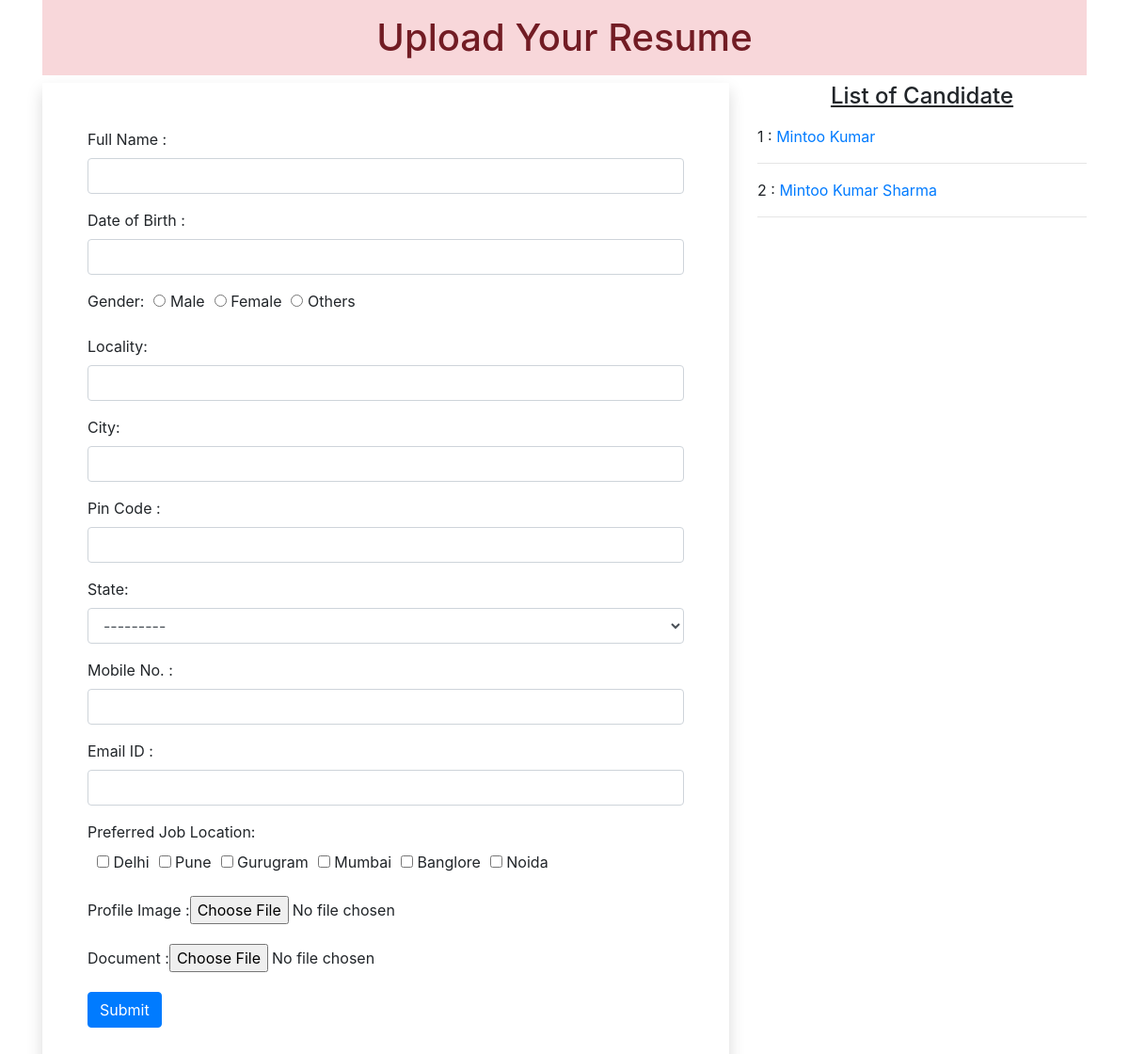
The page / on the database its author committed.
### myapp/models.py (models this page shows)
class Resume(models.Model):
    name = models.CharField(max_length=100)
    dob = models.DateField(auto_now=False, auto_now_add = False)
    gender = models.CharField(max_length=100)
    locality = models.CharField(max_length=100)
    city = models.CharField(max_length=100)
    pin = models.PositiveIntegerField()
    state = models.CharField(choices=STATE_CHOICE, max_length=50)
    mobile = models.PositiveIntegerField()
    email = models.EmailField()
    job_city = models.CharField(max_length=100)
    profile_image = models.ImageField(upload_to='profileimg',blank=True)
    my_file = models.FileField(upload_to='doc',blank=True)

### myapp/views.py (the view, shortened to what this page needs)
# urls.py: path('', views.HomeView.as_view(), name='home'),
class HomeView(View):
    def get(self,request):
        form = ResumeForm()
        candidates = Resume.objects.all()
        return render(request, 'myapp/home.html',{'form':form,'candidates':candidates})

### myapp/templates/myapp/home.html (shortened to what this page needs)
<!doctype html>
{% load static %}
<html lang="en">
  <head>
    <link rel="stylesheet" href="https://cdn.jsdelivr.net/npm/bootstrap@4.4.1/dist/css/bootstrap.min.css">
    <link rel="stylesheet" href="//code.jquery.com/ui/1.13.2/themes/base/jquery-ui.css">
    <link rel="stylesheet" href="/resources/demos/style.css">
    <link rel="stylesheet" href="{% static 'myapp/css/style.css' %}">
  </head>
  <body>
    <div class="container mb-5">
      <h1 class="alert-danger text-center p-3">Upload Your Resume</h1>
      <div class="row">
        <div class="col-sm-8">
          <form action="" method="post" enctype="multipart/form-data" class="shadow p-5">
            {% for fm in form %}
            <div class="form-group mb-3">
              {{fm.label_tag}}{{fm}}
            </div>
            {% endfor %}
            <input type="submit" value="Submit" class="btn btn-primary">
          </form>
        </div>
        <div class="col-sm-4">
          <h4 class="text-center mb-3"><u>List of Candidate</u></h4>
          {% for candi in candidates %}
          {{candi.id}} : <a href="{% url 'candidate' candi.id %}">{{candi.name}}</a>
          <hr>
          {% endfor %}
        </div>
      </div>
    </div>
  </body>
</html>

### myapp/static/myapp/css/style.css (style rules this page uses)
#id_gender, #id_job_city { display: inline-flex; padding-right: 5px; }
#id_gender > div { padding-left: 10px; }
#id_job_city > div { padding-left: 10px; }

### rows shown on the page
Resume: id "1", name "Mintoo Kumar"
Resume: id "2", name "Mintoo Kumar Sharma"

### other values the page prints
{{ fm.label_tag }} "Full Name :" "Date of Birth :" "Gender:" "Locality:" "City:" "Pin Code :" "State:" "Mobile No. :" "Email ID :" "Preferred Job Location:" "Profile Image :" "Document :"
